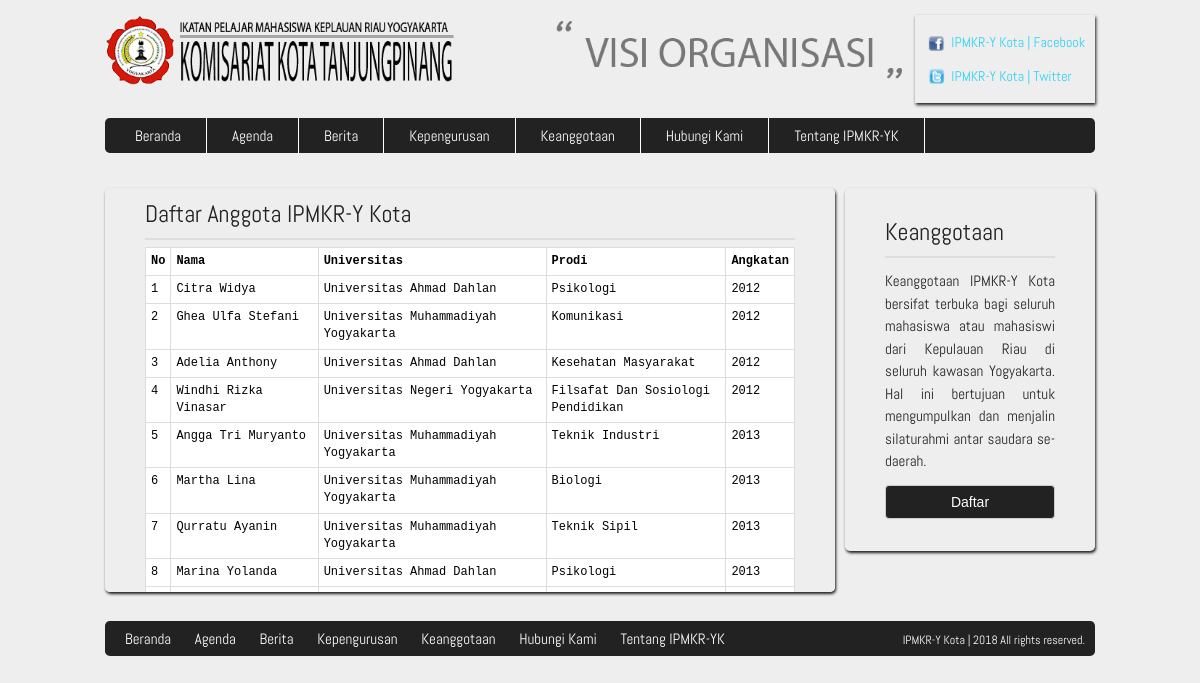
The app's page /keanggotaan.php with its own data.
### tables this page shows
CREATE TABLE IF NOT EXISTS `anggota` (
  `id_anggota` int(11) NOT NULL,
  `nama_anggota` varchar(50) NOT NULL,
  `universitas` varchar(50) NOT NULL,
  `prodi` varchar(50) NOT NULL,
  `tahun_masuk` int(4) NOT NULL,
  `nomor_kontak` varchar(50) NOT NULL,
  `tanggal_bergabung` datetime NOT NULL,
  `status` enum('Pending','Accept') NOT NULL,
  `alamat_jogja` varchar(50) NOT NULL,
  `alamat_asal` varchar(50) NOT NULL
);

### keanggotaan.php (the view, shortened to what this page needs)
<!DOCTYPE HTML>
<html>
<head>
  <link href="css/style.css" rel="stylesheet" type="text/css" media="all" />
  <link href="css/additional.css" rel="stylesheet" type="text/css" media="all" />
</head>
<body>
 <?php include("front/include/navbar.php") ?>
 <div class="wrap">
  <div class="content">
    <div class="sidebar">
      <h1>Keanggotaan</h1>
      <p style="text-style:justify;">
        Keanggotaan IPMKR-Y Kota bersifat terbuka bagi seluruh mahasiswa atau mahasiswi dari Kepulauan Riau di seluruh kawasan Yogyakarta. Hal ini bertujuan untuk mengumpulkan dan menjalin silaturahmi antar saudara se-daerah.
      </p>
      <p><button onclick="location.href='daftar_keanggotaan.php'" class="btn btn-default btn-block" >Daftar</button></p>
    </div>
    <div class="b-box" style="min-height:350px;overflow: scroll;height: 400px;">
      <h1>Daftar Anggota IPMKR-Y Kota</h1>
      <table class="table table-bordered" style="margin-top:-5px; color:#000; font-size:12px;">
        <thead>
          <tr>
            <th>No</th>
            <th>Nama</th>
            <th>Universitas</th>
            <th>Prodi</th>
            <th>Angkatan</th>
          </tr>
        </thead>
        <tbody>
          <?php $query_list_anggota = mysql_query("SELECT * FROM anggota where status= 'Accept' ORDER BY tanggal_bergabung ASC;");
          $i =1;
          while($data_anggota = mysql_fetch_assoc($query_list_anggota)):
           ?>
         <tr>
          <td><?php echo $i ?></td>
          <td><?php echo $data_anggota['nama_anggota'] ?></td>
          <td><?php echo $data_anggota['universitas'] ?></td>
          <td><?php echo $data_anggota['prodi'] ?></td>
          <td><?php echo $data_anggota['tahun_masuk'] ?></td>
        </tr>
        <?php
        $i++;
        endwhile; ?>
      </tbody>
    </table>
  </div>
</div>
</div>
<?php include("front/include/footer.php") ?>
</body>
</html>

### front/include/navbar.php (shortened to what this page needs)
<div class="header">
    <div class="wrap">
        <a href="/ipmkr"><img src="images/logo_header.png" width="350" height="70" style="float:left" /></a>
		<img src="images/visi_organisasi.png" width="350" height="70" style="margin-left:100px ;opacity:0.5"/>
        <div class="social-box float:right">
        <div class="phone">
            <ul>
                <li><span class="icon mob"></span><a href="https://www.facebook.com/ipmkrykota">IPMKR-Y Kota | Facebook</a></li>
                <li><span class="icon mail"></span><a href="https://www.facebook.com/ipmkrykota">IPMKR-Y Kota | Twitter</a></li>
            </ul>
        </div>
		</div>
        <div class="nav">
            <?php include('menu.php') ?>
        </div>
    </div>
</div>

### front/include/menu.php
<ul>
	<li><a href="index.php">Beranda</a></li>
	<li><a href="agenda.php">Agenda</a></li>
	<li><a href="berita.php">Berita</a></li>
	<li><a href="kepengurusan.php">Kepengurusan</a></li>
	<li><a href="keanggotaan.php">Keanggotaan</a></li>
	<li><a href="kontak.php">Hubungi Kami</a></li>
	<li><a href="tentangkami.php">Tentang IPMKR-YK</a></li>
</ul>

### front/include/footer.php
<div class="footer">
    <div class="wrap">
        <div class="f-menu">
            <?php include('menu.php') ?>
            <div class="copy">IPMKR-Y Kota | <?php echo date('Y') ?> All rights reserved.</div>
        </div>
    </div>
</div>

### css/style.css (style rules this page uses)
html, body, div, span, applet, object, iframe, h1, h2, h3, h4, h5, h6, p, blockquote, pre, a, abbr, acronym, address, big, cite, code, del, dfn, em, img, ins, kbd, q, s, samp, small, strike, strong, sub, sup, tt, var, b, u, i, center, dl, dt, dd, ol, ul, li, fieldset, form, label, legend, table, caption, tbody, tfoot, thead, tr, th, td, article, aside, canvas, details, embed, figure, figcaption, footer, header, hgroup, menu, nav, output, ruby, section, summary, time, mark, audio, video { margin: 0; padding: 0; border: 0; font-size: 100%; font: inherit; vertical-align: baseline; }
body { line-height: 1; }
ol, ul { list-style: square; }
table { border-collapse: collapse; border-spacing: 0; }
a { text-decoration:none; }
body { background:#EEEEEE; font-family:'Abel-Regular', Helvetica, sans-serif; }
.header { padding-top:15px; margin:0 0 35px 0; }
.wrap { width:990px; margin:0 auto; background:#EEEEEE; }
.social-box { width: 170px; float: right; padding-right: 10px; background:#EEEEEE; -webkit-box-shadow:1px 2px 3px #000; -moz-box-shadow:1px 2px 3px #111; box-shadow:1px 2px 3px #1d1d1d; }
.phone { float: right; position:relative; margin:20px 0px 0 0; }
.phone a { color:#30D2F2; }
.phone li { font-size:14px; padding-bottom:20px; }
.icon { background:url(../images/iconss.png) no-repeat; background-repeat:no-repeat; width:20px; height:20px; }
.mob, .mail { display:inline-block; }
.mob { background-position:0 0; position:absolute; left:-25px; top:-2px; }
.mail { background-position:0 -20px; position:absolute; left:-25px; top:31px; }
.nav { margin-top:15px; background:#222222; -webkit-border-radius:.3em; -moz-border-radius:.3em; border-radius:.3em; }
.nav ul { padding: 0 0 0 5px; }
.nav li { float:left; text-align:center; display:inline-block; border-right:1px solid #FFF; }
.nav li a { color:#FFF; font-size:15px; display:block; padding:10px 25px; -moz-transition:all .3s; -o-transition:all .3s; -webkit-transition:all .3s; -ms-transition:all .3s; transition:all .3s; }
.content { margin:0 auto; }
.sidebar { width: 170px; float: right; padding:20px 40px; background:#EEEEEE; -webkit-box-shadow:1px 2px 3px #000; -moz-box-shadow:1px 2px 3px #111; box-shadow:1px 2px 3px #1d1d1d; -webkit-border-radius:.3em; -moz-border-radius:.3em; border-radius:.3em; }
.sidebar h1 { margin:0 0 12px 0; padding:12px 0; font-size:24px; color:#222222; border-bottom:2px solid #DDD; }
.sidebar p { margin:0 0 12px 0; line-height:1.5em; font-size:15px; color:#222222; text-align:justify; }
.b-box { width: 650px; position:relative; padding:2px 40px; background:#EEEEEE; -webkit-box-shadow:1px 2px 3px #000; -moz-box-shadow:1px 2px 3px #111; box-shadow:1px 2px 3px #1d1d1d; -webkit-border-radius:.3em; -moz-border-radius:.3em; border-radius:.3em; }
.b-box h1 { margin:0 0 12px 0; padding:12px 0; font-size:24px; color:#222222; border-bottom:2px solid #DDD; }
.table { display:table; font-size:12px; border-bottom:1px solid #564437; color:#c3aea2; margin:3em auto; }
.f-menu { position:relative; margin:1.8em 0; background:#222222; -webkit-border-radius:.3em; -moz-border-radius:.3em; border-radius:.3em; }
.f-menu ul { padding:0; margin-left:10px; }
.f-menu li { display:inline-block; }
.f-menu li a { color:#FFF; font-size:15px; display:block; padding:10px; }
.copy { position:absolute; right:10px; top:13px; color:#FFF; font-size:12px; }

### records on screen
anggota: nama_anggota "Citra Widya", universitas "Universitas Ahmad Dahlan", prodi "Psikologi", tahun_masuk "2012"
anggota: nama_anggota "Ghea Ulfa Stefani", universitas "Universitas Muhammadiyah Yogyakarta", prodi "Komunikasi", tahun_masuk "2012"
anggota: nama_anggota "Adelia Anthony", universitas "Universitas Ahmad Dahlan", prodi "Kesehatan Masyarakat", tahun_masuk "2012"
anggota: nama_anggota "Windhi Rizka Vinasar", universitas "Universitas Negeri Yogyakarta", prodi "Filsafat Dan Sosiologi Pendidikan", tahun_masuk "2012"
anggota: nama_anggota "Angga Tri Muryanto", universitas "Universitas Muhammadiyah Yogyakarta", prodi "Teknik Industri", tahun_masuk "2013"
anggota: nama_anggota "Martha Lina", universitas "Universitas Muhammadiyah Yogyakarta", prodi "Biologi", tahun_masuk "2013"
anggota: nama_anggota "Qurratu Ayanin", universitas "Universitas Muhammadiyah Yogyakarta", prodi "Teknik Sipil", tahun_masuk "2013"
anggota: nama_anggota "Marina Yolanda", universitas "Universitas Ahmad Dahlan", prodi "Psikologi", tahun_masuk "2013"
